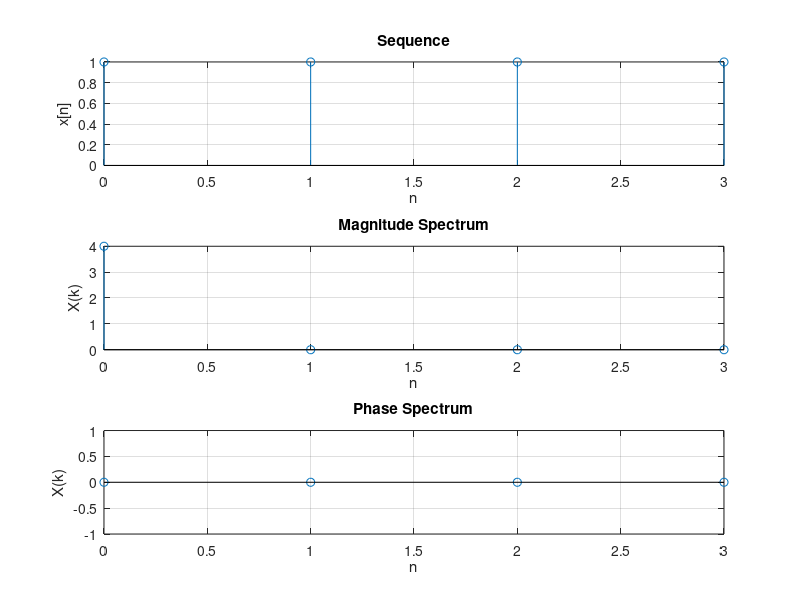

The MATLAB source for this figure: (Note: this script raises an error after producing the figure.)
%----------------------N=4------------------------
N=4;
L=4;

xn=[ones(L,1);zeros(N-L,1)];
Y=fft(xn,N);
n=0:N-1;

figure();
subplot(3,1,1);
stem(n,xn);
title('Sequence');
ylabel('x[n]');
xlabel('n');
grid on;

subplot(3,1,2);
stem(n,abs(Y));
title('Magnitude Spectrum');
ylabel('X(k)');
xlabel('n');
grid on;

subplot(3,1,3);
stem(n,angle(Y));
title('Phase Spectrum');
ylabel('X(k)');
xlabel('n');
grid on;

sgtitle("DFT of signal");

%----------------------N=16------------------------
N=16;
L=4;

xn=[ones(L,1);zeros(N-L,1)];
Y=fft(xn,N);
n=0:N-1;

figure();
subplot(3,1,1);
stem(n,xn);
title('Sequence');
ylabel('x[n]');
xlabel('n');
grid on;

subplot(3,1,2);
stem(n,abs(Y));
title('Magnitude Spectrum');
ylabel('X(k)');
xlabel('n');
grid on;

subplot(3,1,3);
stem(n,angle(Y));
title('Phase Spectrum');
ylabel('X(k)');
xlabel('n');
grid on;

sgtitle("DFT of signal");

%----------------------N=64------------------------
N=64;
L=4;

xn=[ones(L,1);zeros(N-L,1)];
Y=fft(xn,N);
n=0:N-1;

figure();
subplot(3,1,1);
stem(n,xn);
title('Sequence');
ylabel('x[n]');
xlabel('n');
grid on;

subplot(3,1,2);
stem(n,abs(Y));
title('Magnitude Spectrum');
ylabel('X(k)');
xlabel('n');
grid on;

subplot(3,1,3);
stem(n,angle(Y));
title('Phase Spectrum');
ylabel('X(k)');
xlabel('n');
grid on;

sgtitle("DFT of signal");
